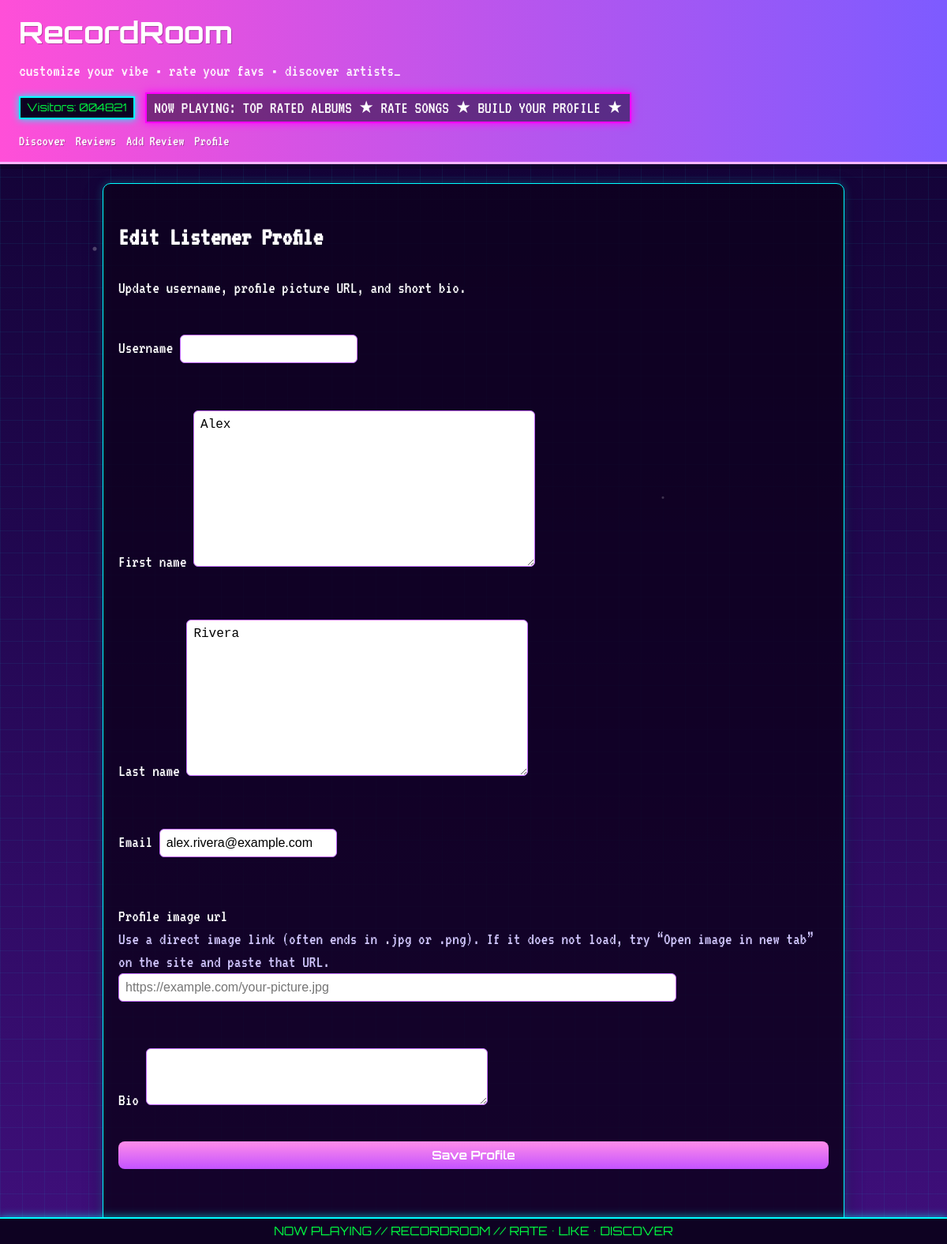
Screenshot of /project/listeners/1/edit-profile/ with the database file from the repository.
### project/models.py (models this page shows, shortened)
class Listener(models.Model):
    username = models.CharField(max_length=50, blank=True)
    first_name = models.TextField()
    last_name = models.TextField()
    email = models.EmailField()
    profile_image_url = models.URLField(blank=True, max_length=2000)
    bio = models.TextField(blank=True)
    date_joined = models.DateField(auto_now_add=True)

### project/views.py (the view, shortened to what this page needs)
class ListenerProfileUpdateView(UpdateView):
    model = Listener
    form_class = ListenerProfileForm
    template_name = "project/listener_profile_form.html"
    def get_context_data(self, **kwargs):
        context = super().get_context_data(**kwargs)
        cur = _current_listener(self.request)
        context["is_own_profile"] = cur is not None and cur.pk == self.object.pk
        return context

### project/forms.py (shortened to what this page needs)
class ListenerProfileForm(forms.ModelForm):
    class Meta:
        model = Listener
        fields = ["username", "first_name", "last_name", "email", "profile_image_url", "bio"]
        widgets = {
            "bio": forms.Textarea(attrs={"rows": 3}),
            "profile_image_url": forms.URLInput(
                attrs={
                    "class": "form-full",
                    "size": 72,
                    "placeholder": "https://example.com/your-picture.jpg",
                }
            ),
        }
        help_texts = {
            "profile_image_url": (
                "Use a direct image link (often ends in .jpg or .png). "
                "If it does not load, try “Open image in new tab” on the site and paste that URL."
            ),
        }

### project/views.py (called while the page is built)
def _current_listener(request):
    listener_id = request.session.get("listener_id")
    if not listener_id:
        return None
    return Listener.objects.filter(pk=listener_id).first()

### project/templates/project/listener_profile_form.html (shortened to what this page needs)
{% extends "project/base.html" %}
{% block content %}
  <h2>Edit Listener Profile</h2>
  <p>Update username, profile picture URL, and short bio.</p>
  <form method="post" class="form-card review-form">
    {% for field in form %}
      <p class="form-full">
        <label for="{{ field.id_for_label }}">{{ field.label }}</label>
        {% if field.help_text %}<span class="muted"><br>{{ field.help_text }}</span>{% endif %}
        {{ field }}
      </p>
    {% endfor %}
    <button type="submit" class="form-full">Save Profile</button>
  </form>
{% endblock %}

### project/static/project/styles.css (style rules this page uses)
body { margin: 0; font-family: "VT323", "Trebuchet MS", Verdana, sans-serif; background: linear-gradient(rgba(0, 255, 255, 0.06) 1px, transparent 1px), linear-gradient(90deg, rgba(0, 255, 255, 0.06) 1px, transparent 1px), linear-gradient(180deg, #0f022e 0%, #210750 45%, #3f0f7b 100%); background-size: 28px 28px, 28px 28px, auto; color: #ffffff; font-size: 1.35rem; line-height: 1.35; }
.filter-form, .form-card { display: flex; flex-wrap: wrap; gap: 0.6rem; margin-bottom: 1rem; }
button { background: linear-gradient(180deg, #ff8de9, #c453ff); color: #fff; border: none; border-radius: 8px; padding: 0.5rem 0.85rem; cursor: pointer; font-weight: 700; font-family: "Orbitron", sans-serif; font-size: 0.95rem; }
input, textarea, select { border: 1px solid #c56dff; border-radius: 6px; padding: 0.5rem; font-size: 1rem; }
.muted { color: #d2c8ff; }
.review-form { display: grid; grid-template-columns: 1fr 1fr; gap: 16px; margin-top: 24px; }
.form-full { grid-column: 1 / -1; }

### rows the page displays
Listener: form "Alex" "Rivera" "alex.rivera@example.com"

### other values shown
{{ field.label }} "Username" "First name" "Last name" "Email" "Profile image url" "Bio"
{{ field.help_text }} "Use a direct image link (often ends in .jpg or .png). If it does not load, try “Open image in new tab” on the site and paste that URL."
